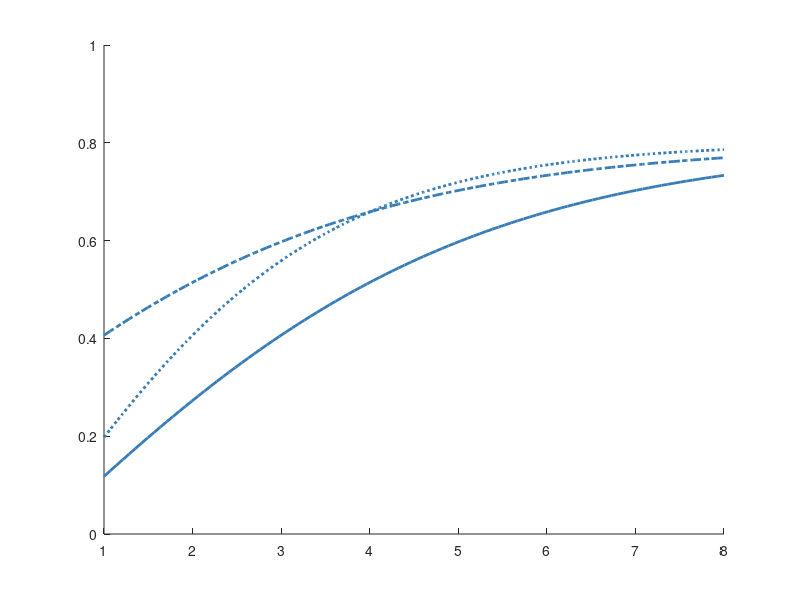

MATLAB code to generate this figure: (Note: this script raises an error after producing the figure.)
% plot fitness analysis

% plot selection curves for each environment

colors=[55,126,184;77,175,74;152,78,163;228,26,28]/255;

fig=figure;
hold on

xs=linspace(1,8);

a=.4;b=0;
survival=@(x) (1.7 ./ (1+exp(-a*(x-b))))-0.9;
plot(xs,survival(xs),'LineWidth',2,'color',colors(1,:)) % binary fission
a1=.6;
survival=@(x) (1.7 ./ (1+exp(-a1*(x-b))))-0.9;
plot(xs,survival(xs),':','LineWidth',2,'color',colors(1,:)) % vary a
b1=-2;
survival=@(x) (1.7 ./ (1+exp(-a*(x-b1))))-0.9;
plot(xs,survival(xs),'-.','LineWidth',2,'color',colors(1,:)) % vary b


ylim([0 1])

ax=gca;
ax.XAxis.FontSize = 16;
ax.YAxis.FontSize = 16;
set(gca,'TickLabelInterpreter','latex')
ylabel('$p_s$','fontsize',24,'interpreter','latex');
xlabel('filament length','fontsize',24,'interpreter','latex');

lgd=legend(['$a$=',num2str(a),'$, b$=',num2str(b)],['$a$=',num2str(a1),'$, b$=',num2str(b)],['$a$=',num2str(a),'$, b$=',num2str(b1)],'Interpreter',"latex",'Location','southeast');
lgd.FontSize = 18;
legend boxoff


